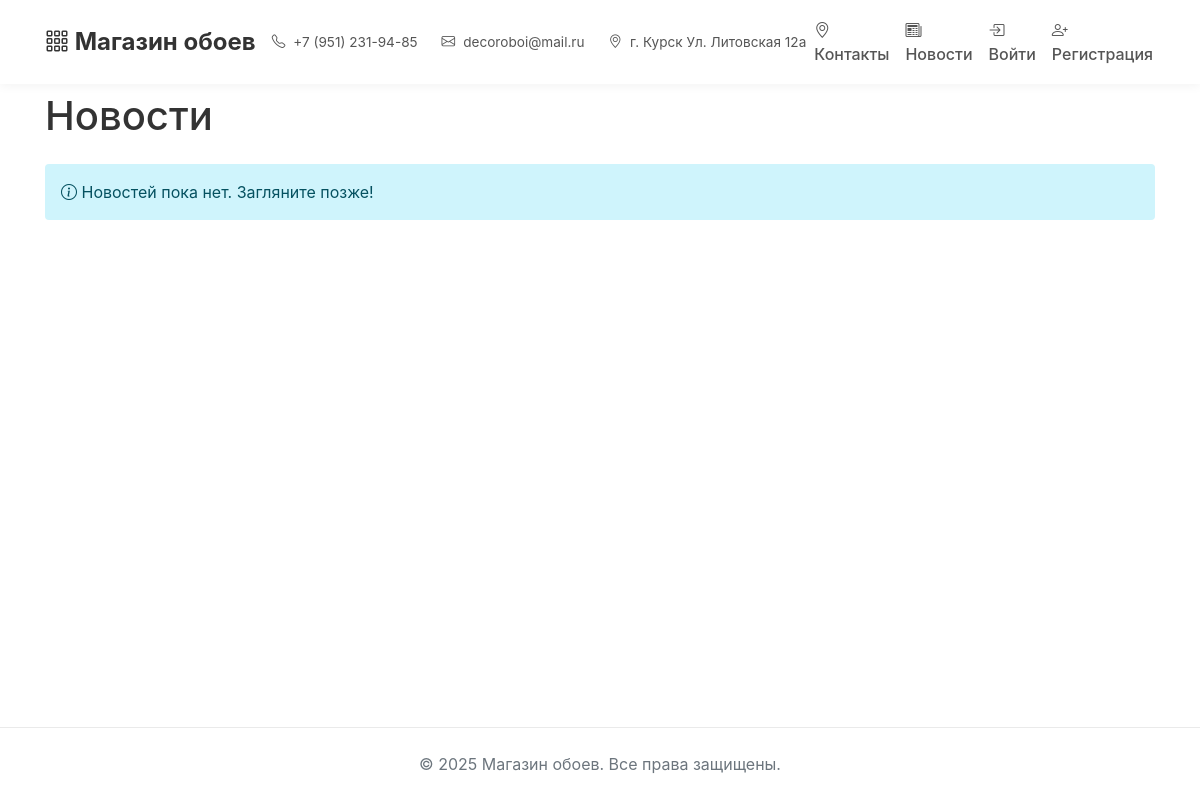
Before: /news/ with the older database file.
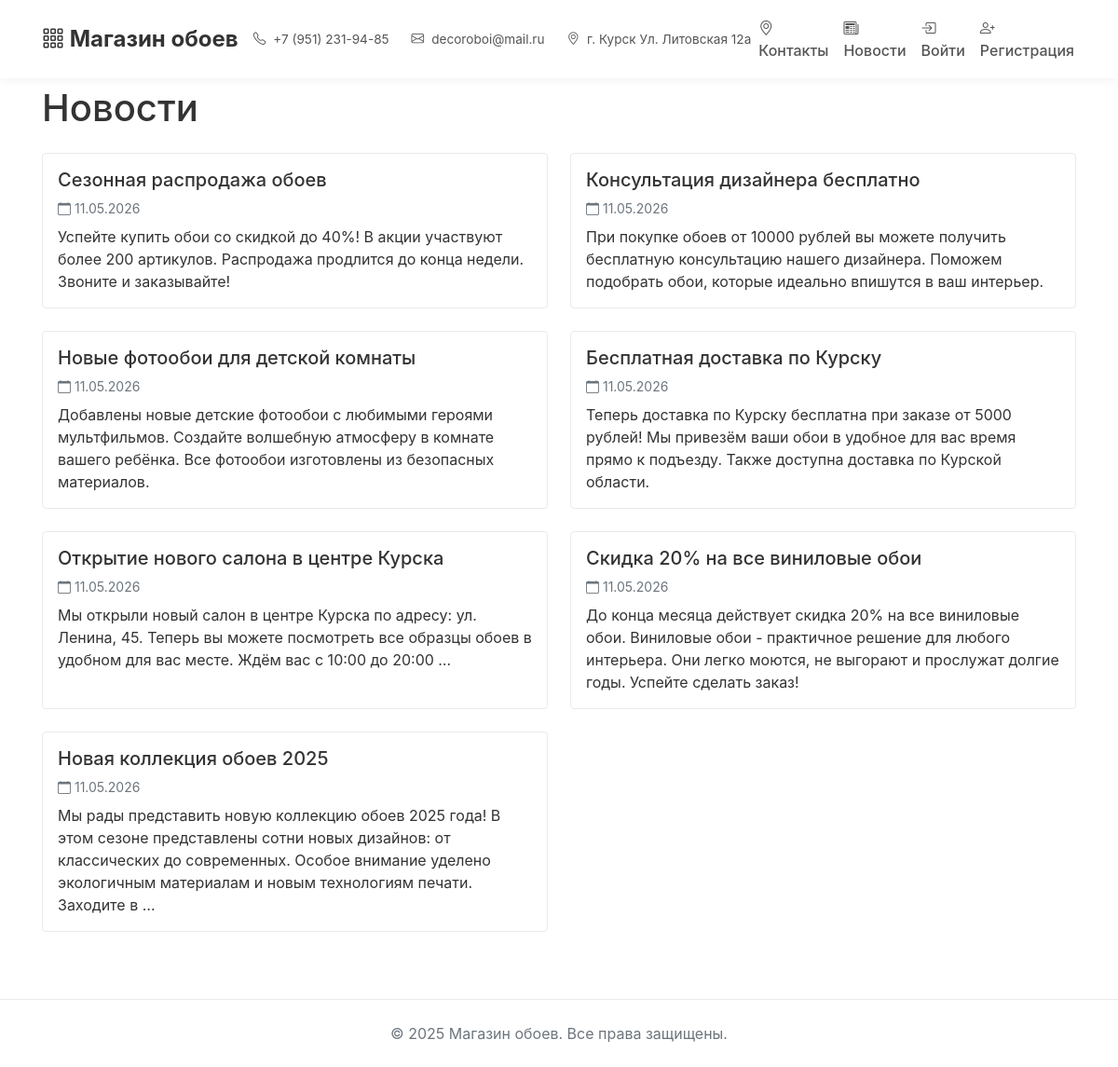
After: the same page with the newer database file.
### store/models.py (models this page shows, shortened)
class News(models.Model):
    title = models.CharField(max_length=200, verbose_name='Заголовок')
    content = models.TextField(verbose_name='Содержание')
    image = models.ImageField(upload_to='news/', blank=True, null=True, verbose_name='Изображение')
    is_published = models.BooleanField(default=True, verbose_name='Опубликовано')
    created_at = models.DateTimeField(auto_now_add=True, verbose_name='Дата создания')
    updated_at = models.DateTimeField(auto_now=True, verbose_name='Дата обновления')
    class Meta:
        verbose_name = 'Новость'
        verbose_name_plural = 'Новости'
        ordering = ['-created_at']

### store/views.py (the view)
# urls.py: path('news/', views.news_list, name='news_list'),
def news_list(request):
    news_items = News.objects.filter(is_published=True).order_by('-created_at')
    paginator = Paginator(news_items, 10)
    page_number = request.GET.get('page')
    page_obj = paginator.get_page(page_number)
    context = {
        'page_obj': page_obj,
        'news_items': page_obj.object_list,
    }
    return render(request, 'store/news_list.html', context)

### store/context_processors.py (called while the page is built)
def cart_items_count(request):
    if request.user.is_authenticated:
        try:
            cart = Cart.objects.get(user=request.user)
            count = cart.items.count()
        except Cart.DoesNotExist:
            count = 0
    else:
        count = 0
    return {'cart_items_count': count}

def user_processor(request):
    return {'current_user': request.user}

### store/templates/store/news_list.html (shortened to what this page needs)
{% extends 'store/base.html' %}
{% block content %}
<div class="row">
    <div class="col-12">
        <h1 class="mb-4">Новости</h1>
    </div>
</div>
{% if news_items %}
    <div class="row">
        {% for news in news_items %}
        <div class="col-md-6 mb-4">
            <div class="card h-100">
                <div class="card-body">
                    <h5 class="card-title">{{ news.title }}</h5>
                    <p class="text-muted small mb-2">
                        <i class="bi bi-calendar"></i> {{ news.created_at|date:"d.m.Y" }}
                    </p>
                    <p class="card-text">{{ news.content|truncatewords:30 }}</p>
                </div>
            </div>
        </div>
        {% endfor %}
    </div>
{% else %}
    <div class="alert alert-info">
        <i class="bi bi-info-circle"></i> Новостей пока нет. Загляните позже!
    </div>
{% endif %}
{% endblock %}

Changed rows visible on the page:
added News: title "Сезонная распродажа обоев", created_at "11.05.2026", content "Успейте купить обои со скидкой до 40%! В акции участвуют более 200 артикулов. Распродажа продлится до конца недели. Звоните и заказывайте!"
added News: title "Консультация дизайнера бесплатно", created_at "11.05.2026", content "При покупке обоев от 10000 рублей вы можете получить бесплатную консультацию нашего дизайнера. Поможем подобрать обои, которые идеально впишутся в ваш интерьер."
added News: title "Новые фотообои для детской комнаты", created_at "11.05.2026", content "Добавлены новые детские фотообои с любимыми героями мультфильмов. Создайте волшебную атмосферу в комнате вашего ребёнка. Все фотообои изготовлены из безопасных материалов."
added News: title "Бесплатная доставка по Курску", created_at "11.05.2026", content "Теперь доставка по Курску бесплатна при заказе от 5000 рублей! Мы привезём ваши обои в удобное для вас время прямо к подъезду. Также доступна доставка по Курской области."
added News: title "Открытие нового салона в центре Курска", created_at "11.05.2026", content "Мы открыли новый салон в центре Курска по адресу: ул. Ленина, 45. Теперь вы можете посмотреть все образцы обоев в удобном для вас месте. Ждём вас с 10:00 до 20:00 …"
added News: title "Скидка 20% на все виниловые обои", created_at "11.05.2026", content "До конца месяца действует скидка 20% на все виниловые обои. Виниловые обои - практичное решение для любого интерьера. Они легко моются, не выгорают и прослужат долгие годы. Успейте сделать заказ!"
added News: title "Новая коллекция обоев 2025", created_at "11.05.2026", content "Мы рады представить новую коллекцию обоев 2025 года! В этом сезоне представлены сотни новых дизайнов: от классических до современных. Особое внимание уделено экологичным материалам и новым технологиям печати. Заходите в …"
Other visible differences:
text no longer shown: "Новостей пока нет. Загляните позже!"
